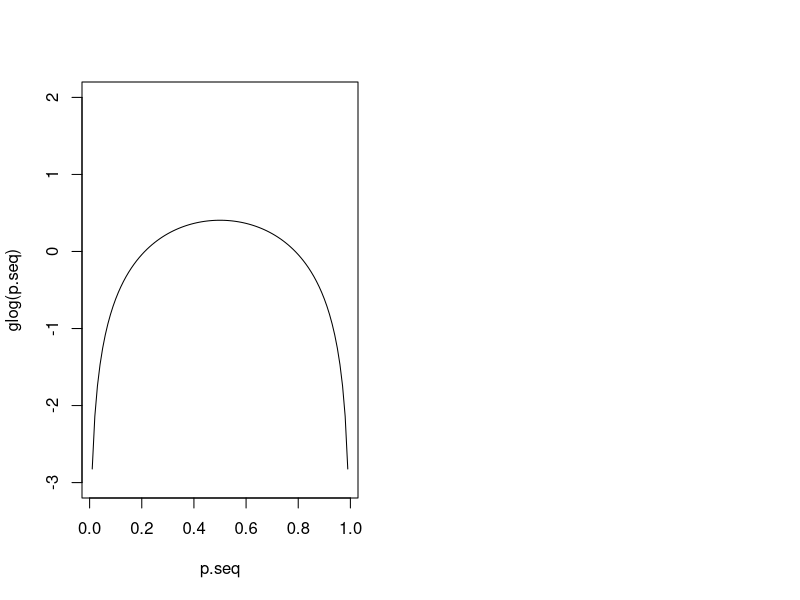

Generate this figure with R: (Note: this script raises an error after producing the figure.)
options(warn=-1)
a = 2
b = 2
p.seq <- seq (0.01, 0.99, 0.01)
g = function(p,a.=a,b.=b) dbeta(p,a.,b.)   #### distribution we want to sample from
glog = function(...) log(g(...))   #### log of the  distribution we want to sample from
glogdot = function(p,a.=a,b.=b) (a.-1)/p - (b.-1)/(1-p)  ####Derivative of log of g


#########  Initialize the plot  #######
#newDevice(width=12, height=6)
split.screen(c(1,2))
screen(1)
plot(p.seq, glog(p.seq), type="l", ylim = c(-3, 2))
points(Tset, glog(Tset))
title ("log of g, the likelihood (* prior) of interest")
screen(2)
plot(p.seq, g(p.seq), type="l", ylim = c(0, 4), xlim=c(0,1))
points(Tset, g(Tset))



############## Begin sampling #####################
sampleSize = 10
redrawAt = 1:10
Tset = c(1/3, 3/4)   ### dividing points between the segments.
acceptSet = numeric(0)
sampleSet = numeric(0)
proposalSet  = numeric(0)
g.u.Set = numeric(0)
for (i in 1:sampleSize) {
	### find intersections for upper envelope
	heights = glog(Tset)		#log scale
	slopes = glogdot(Tset)		#log scale
	x.y.ydot = cbind(Tset, heights, slopes)
	K = length(Tset)
	adjacent = cbind(x.y.ydot[-1, ,drop=F], x.y.ydot[-K, ,drop=F])
	intersections = apply(adjacent, 1, function(r) {
		x1 = r[1]; y1 = r[2]; ydot1 = r[3]; 
		x2 = r[4]; y2 = r[5]; ydot2 = r[6]; 
		return( (y2 - y1 + x1*ydot1 - x2*ydot2)/(ydot1 - ydot2))
	})
	cumprobs.left = exp(heights[-1]+slopes[-1]*(intersections-Tset[-1]))
	cumprobs.right = exp(heights[-K]+slopes[-K]*(intersections-Tset[-K]))
	cumprobs.left = c(0, cumprobs.left)
	cumprobs.right = c(cumprobs.right, 0)
	p.segments = abs(cumprobs.left - cumprobs.right)
	p.segments = 	p.segments /sum(p.segments)
	catn("p.segments = " %&% p.segments) 
	segment = rmultinom(1,1,p.segments)
	u = runif(n) 
	sl.seg = slopes[segment]
	int.seg.left = c(0, intersections)[segment]
	ht.seg.left = glog(Tset[segment]) + 
			glogdot(Tset[segment])*(int.seg.left-Tset[segment])
	int.seg.right = c(intersections, 1)[segment]
	ht.seg.right = glog(Tset[segment]) + 
			glogdot(Tset[segment])*(int.seg.right-Tset[segment])
	cbind(segment, sl.seg, int.seg.right, ht.seg.right, int.seg.left, ht.seg.left)
	proposals = sl.seg^(-1) * log(
			u * exp(sl.seg*int.seg.right)
			+ (1-u) * exp(sl.seg*int.seg.left))
	if(any(is.na(proposals))) browser()
	g.u.proposals.1 = exp(ht.seg.left + (proposals-int.seg.left)*sl.seg)
	g.u.proposals.2 = exp(ht.seg.right + (proposals-int.seg.right)*sl.seg)
	cbind(proposals, g.u.proposals.1, g.u.proposals.2) 
	g.u.proposals = g.u.proposals.1
	g.u.proposals[is.na(g.u.proposals.1)] = g.u.proposals.2[is.na(g.u.proposals.1)]
	r.U.out = data.frame(proposals, g.u.proposals)
	
	proposals = r.U.out$proposals
	g.u.proposals = r.U.out$g.u.proposals
	u.n = runif(1)
	proposalSet = c(proposalSet, proposals)
	g.u.Set = c(g.u.Set, u.n*g.u.proposals)
	cat("==== ", i, "===\n")
	if(i < 20) print(g.u.proposals)
	if(i < 20) print(rbind(proposalSet, acceptSet))
	accept <- (u.n < dbeta(proposals, a, b)/g.u.proposals)
	if(!accept)
		Tset = sort(c(Tset, proposals))
	else
		sampleSet = c(sampleSet, accept)
	acceptSet = c(acceptSet, accept)
	catn(Tset)
	if(i %in% redrawAt) {
		plot.ars()
		points (proposalSet[acceptSet==1], 
			g.u.Set [acceptSet==1], col=2)
		points (proposalSet[acceptSet==0], 
			g.u.Set [acceptSet==0], pch=pch("ssquare"), col=4)
		browse()
	}
}

#plot( sort(theta[accept]), qbeta(seq(0,1,length=n.accept), a, b))

